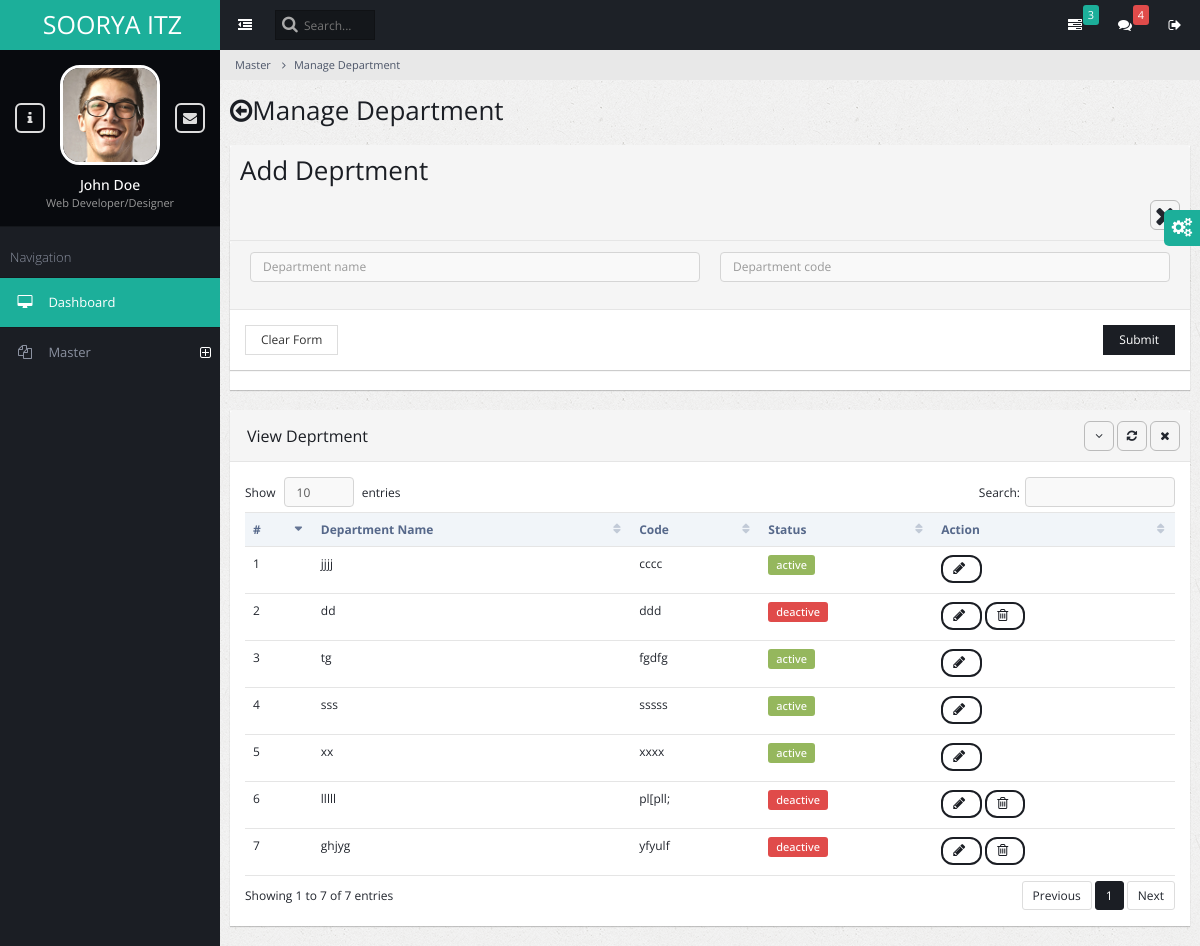
Screenshot of /admin_dep_manage/ with the database file from the repository.
### admin_master/models.py (models this page shows)
class Academicdepartment (models.Model):
    deptname=models.CharField(max_length=260)
    deptcode=models.CharField(max_length=260)
    deptstatus=models.IntegerField(default=1)

### admin_master/views.py (the view, shortened to what this page needs)
# urls.py: path('admin_dep_manage/', views.admin_department_manage, name='admin_dep_manage'),
def admin_department_manage(request):
    success_message=None
    error_message = None
    departments = Academicdepartment.objects.all()
    context = {
        'errormessage': error_message,
        'successmessage': success_message,
        'departments': departments,
    }
    return render(request, 'admin_master_department_manage.html',context)

### admin_master/templates/admin_master_department_manage.html (shortened to what this page needs)
{% extends "base.html" %}
{% block content %}
<ul class="breadcrumb">
    <li><a href="#">Master</a></li>
    <li><a href="#">Manage Department</a></li>
</ul>
<div class="page-title">
    <h2><span class="fa fa-arrow-circle-o-left"></span>Manage Department</h2>
</div>
<div class="page-content-wrap">
    <div class="row">
        <div class="col-md-12">
            <div class="panel panel-default">
                <div class="panel-heading">
                    <h2> Add Deprtment <h2>
                    <ul class="panel-controls">
                        <li><a href="#" class="panel-remove"></a></li>
                    </ul>
                </div>
                <form method='post' >
        <div class="panel panel-default">
            <div class="panel-heading">
            <div class="row">
            <div class="col-md-6">
                <input type="text" placeholder="Department name"  autofocus class="form-control" class="panel-title" name="deptname" required><br>
            </div>
            <div class="col-md-6">
                <input type="text" placeholder="Department code"   class="form-control"class="panel-title" name="deptcode" required><br>
            </div>
            </div>
        </div>
        <div class="panel-body d-flex justify-content-between">
            <button class="btn btn-default">Clear Form</button>
            <button class="btn btn-primary pull-right">Submit</button>
        </div>
        </div>
    </form>
    </div>
</div>
<div class="page-content-wrap">
    <div class="row">
        <div class="col-md-12">
                     <div class="panel panel-default">
                        <div class="panel-heading">
                            <h3 class="panel-title">View Deprtment</h3>
                            <ul class="panel-controls">
                                <li><a href="#" class="panel-collapse"><span class="fa fa-angle-down"></span></a></li>
                                <li><a href="#" class="panel-refresh"><span class="fa fa-refresh"></span></a></li>
                                <li><a href="#" class="panel-remove"><span class="fa fa-times"></span></a></li>
                            </ul>
                        </div>
                        <div class="panel-body">
                            <table class="table datatable">
                                <thead>
                                    <tr>
                                        <th>#</th>
                                        <th>Department Name</th>
                                        <th>Code</th>
                                        <th>Status</th>
                                        <th>Action</th>
                                    </tr>
                                </thead>
                                <tbody>
                                    {% for department in departments %}
                                    <tr id="{{department.id}}">
                                        <td>{{ forloop.counter }}</td>
                                        <td>{{ department.deptname }} </td>
                                        <td>{{ department.deptcode }}</td>
                                        <td> {% if department.deptstatus == 1 %}
                                                <p class="badge badge-success">active</p>
                                                {% else %}
                                                <p class="badge badge-danger">deactive</p>
                                             {% endif %}</td>
                                        <td>
                                            <button class="btn btn-primary btn-rounded"  onclick="edit_row({{department.id}});">
                                                <span  id= "spinner{{department.id}}" class="fa fa-pencil" ></span>
                                            </button>
                                            {% if  not department.deptstatus == 1 %}
                                            <button class="btn btn-primary btn-rounded" >
                                                <span  id= "spinner{{department.id}}" class="fa fa-trash-o" onClick="delete_dep({{department.id}})" >  </button>
                                                    {% endif %}
                                        </td>
                                    </tr>
                                    {% endfor %}
                                </tbody>
                            </table>
                        </div>
                    </div>
{% endblock   %}

### rows the page displays
Academicdepartment: deptname "jjjj", deptcode "cccc", deptstatus "active"
Academicdepartment: deptname "dd", deptcode "ddd", deptstatus "deactive"
Academicdepartment: deptname "tg", deptcode "fgdfg", deptstatus "active"
Academicdepartment: deptname "sss", deptcode "sssss", deptstatus "active"
Academicdepartment: deptname "xx", deptcode "xxxx", deptstatus "active"
Academicdepartment: deptname "lllll", deptcode "pl[pll;", deptstatus "deactive"
Academicdepartment: deptname "ghjyg", deptcode "yfyulf", deptstatus "deactive"
